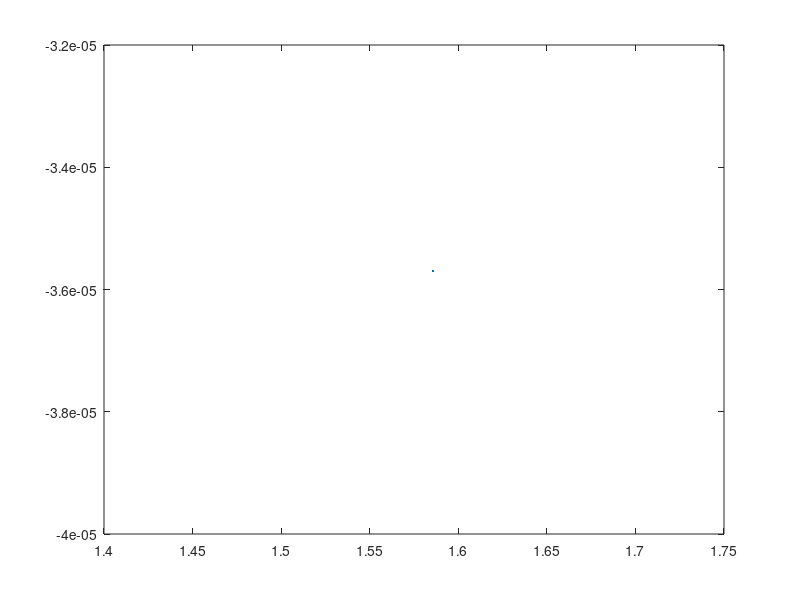

MATLAB code for this plot:
r = 10000;
c = 1.59154943092e-9;
am = 1.58578643763;
s = 1i;
sys=am*((1/(r*c)^2)/(s^2+s*((3-am)/(r*c))+1/(r*c)^2));
plot(real(sys),imag(sys))